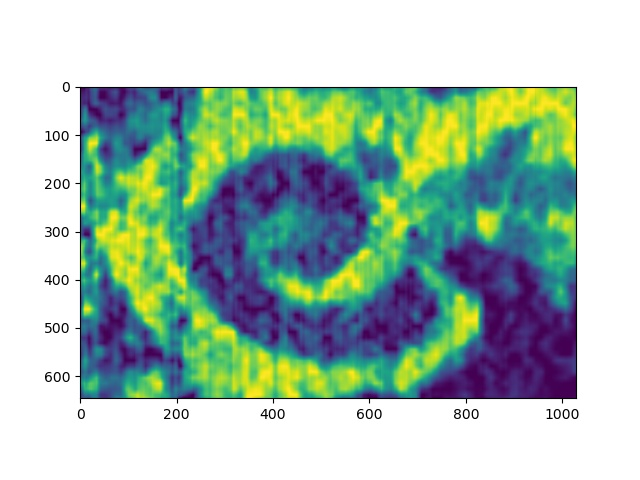
#> input picture test_images/scaled-ID38pre.jpg, 640 x 480 px
$ python -i functionsC.py   (imports and definitions only)
#> lines starting #> are read from the running program, lines starting #| are printed output that depends on the picture
#> further down, picture is the input picture: shape (480, 640, 3); mean B, G, R 178.4, 193, 168.3
import numpy as np
from skimage.io import imread
import matplotlib.pyplot as plt
from skimage import (measure, transform, feature, filters, color, draw)
import cv2
import imutils
import math
from scipy.spatial.distance import pdist, squareform
from skimage.morphology import skeletonize, medial_axis
from skimage.util import invert
from scipy.optimize import fmin

# [12 lines left out: functions rmse, display, not called in this run]

def full_preprocess(img):
    """Performes normalization, bilateral filtering, gaussian blur and otsu thresholding on a grayscale image"""

    img = cv2.normalize(img, None, 0, 255, cv2.NORM_MINMAX)
    img = np.uint8(img)
    img = cv2.bilateralFilter(img, 11, 700, 700)
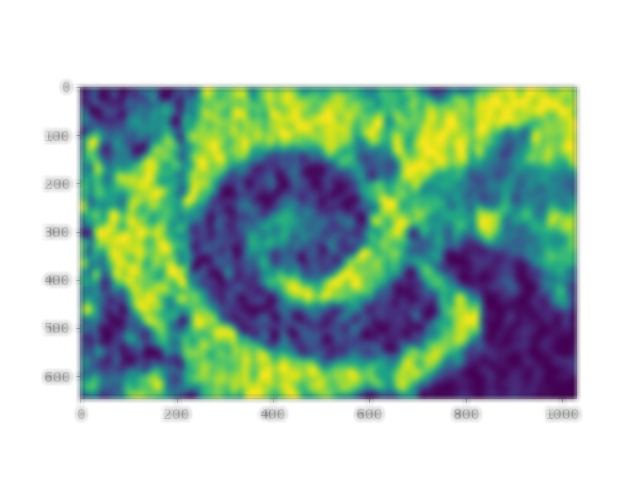
#> img: shape (480, 640, 3); mean B, G, R 178.7, 193.2, 168.5
    img = cv2.GaussianBlur(img, (11,11),4)
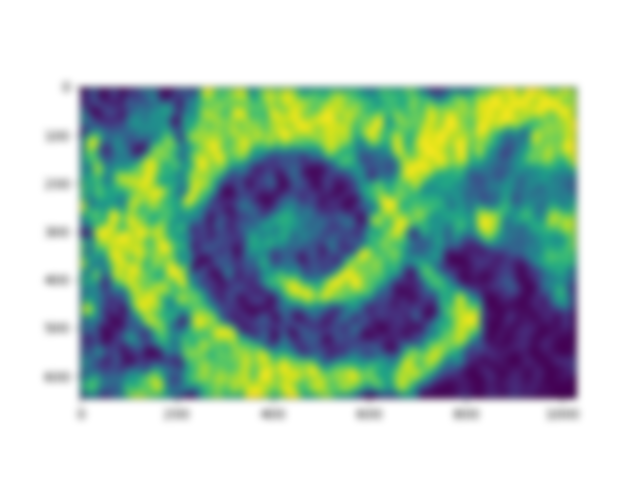
#> img: shape (480, 640, 3); mean B, G, R 178.7, 193.2, 168.6
#> (the run stopped early here; a loop or call above may not have finished)
